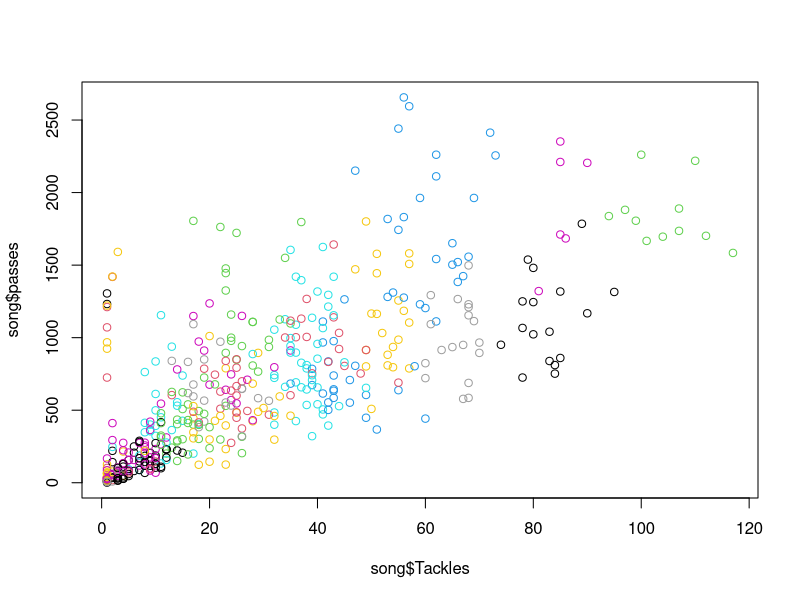
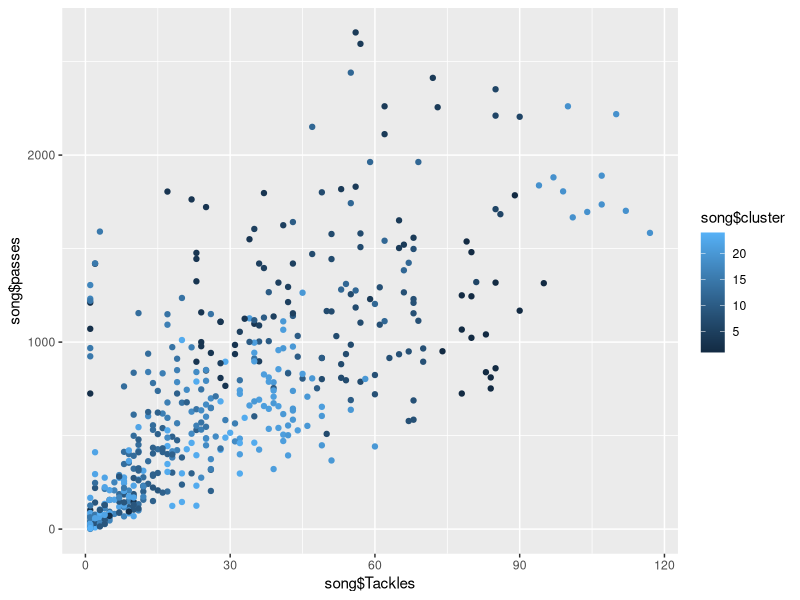
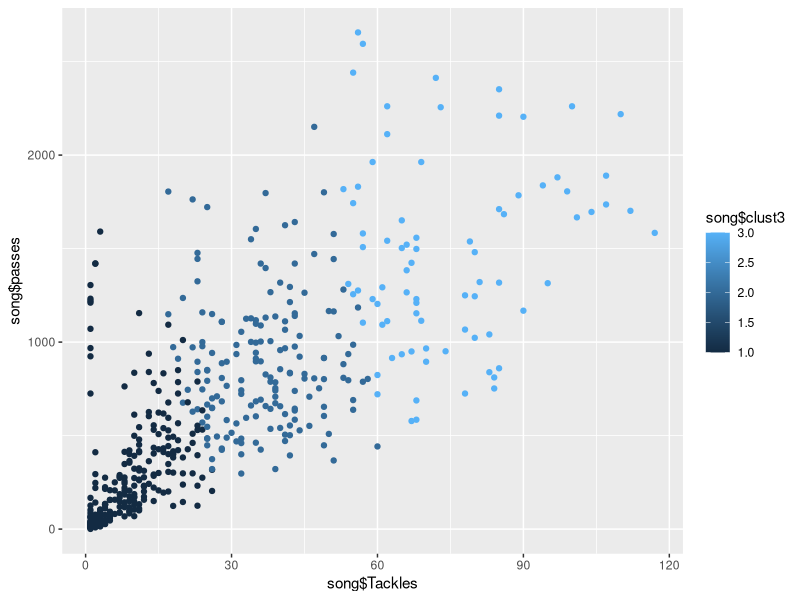
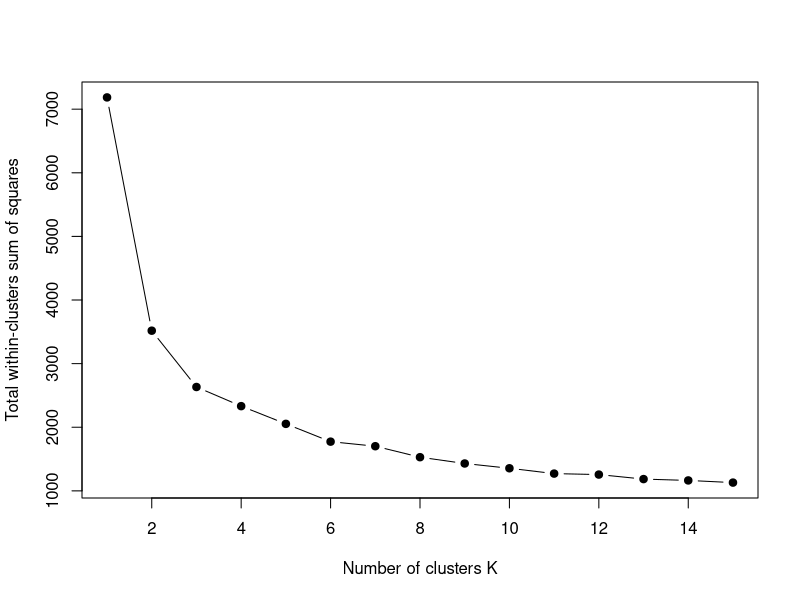

These figures' R source, in order:
setwd("C:\\Users\\avinash17.singh\\Desktop\\Training - Advanced Machine Learning with R\\Day 5")
song <- read.csv("Song_Football.csv", header = T, stringsAsFactors = F)

# Data Exploration

dim(song)
str(song)
View(song)

summary(song)

# Different variables have different scales

# Data Preparation
# Pick the numeric variables that are to be scaled

songnum <- song[,2:8]
str(songnum)

# Scaling - standardize the data to a common scale


?scale
songscale <- scale(songnum, center = T, scale = T)
songscale
class(songscale)
songscaledf= data.frame(songscale)
class(songscaledf)
summary(songscaledf)
View(songscaledf)


# Alternatively - songnum$scaledtackles = (songnum$Tackles - mean(songnum$Tackles))/sd(songnum$Tackles)

# Weighting

songscaledf$Tackles3 = songscaledf$Tackles * 3 # its a business decision so only tackles is given higher weightage

View(songscaledf)

# Remove Tackles variable

str(songscaledf)
songscaledf <- songscaledf[,-1]
str(songscaledf)

# Set the seed so that every time clustering is done, we get the same output

?set.seed
set.seed(1234)

# K-Means clustering

?kmeans
cluster24 <- kmeans(songscaledf, centers = 24, iter.max = 40)
class(cluster24)
cluster24

cluster24$totss

cluster24$betweenss/cluster24$totss

# between_SS / total_SS is a measure of the total variance 
#in the data set that is explained by the clustering. 
# k-means minimize the within group dispersion and 
#maximize the between-group dispersion. 
#Ideally you want a clustering that has the properties
#of internal cohesion and external separation,
#i.e. the BSS/TSS ratio should approach 1.

str(cluster24)

# Size of the clusters

cluster24$size # this gives size of each cluster 

# Compare strength and sizes of different sets of clusters and find the optimal one



# Adding cluster numbers to original dataset



song$cluster <- cluster24$cluster # creating a new col with cluster num for each data point

View(song)

?plot
library(ggplot2)
plot(song$Tackles,song$passes,col =song$cluster)
qplot(song$Tackles,song$passes, colour = song$cluster)

cluster3 <- kmeans(songscaledf, centers = 3, iter.max = 40)
song$clust3 <- cluster3$cluster
qplot(song$Tackles,song$passes, colour = song$clust3)

#cluster profiling: giving description ie speciality of each cluster
# Finding people in Song's cluster

songclusternumber = song[song$First_Name == "Song", "cluster"]
songclusternumber
song[song$cluster == songclusternumber, c("First_Name", "Last_Name")]

# Profiling follows clustering


# Cluster profiling follows this, where we build an identity of 
# each of the clusters to see what is it that sets the clusters 
# apart from the rest of the population or from the other clusters. 
# The easiest way to approach these questions is to take the mean 
# of each variable within the cluster and compare it to the mean 
# of the same variable in the parent population.  

songprofile <-song[song$cluster == songclusternumber, ]
dim(songprofile)
str(songprofile)
summary(songprofile)
summary(song)


#Song's group specializes in passes, duels and 
#interceptions.

#Elbow Method for finding the optimal number of clusters

set.seed(123)
# Compute and plot wss for k = 2 to k = 15.
k.max <- 15
wss <- sapply(1:k.max, 
              function(k){kmeans(songscaledf, k, iter.max = 40 )$tot.withinss})
wss

?plot
plot(1:k.max, wss,
     type="b", pch = 19,  
     xlab="Number of clusters K",
     ylab="Total within-clusters sum of squares")

